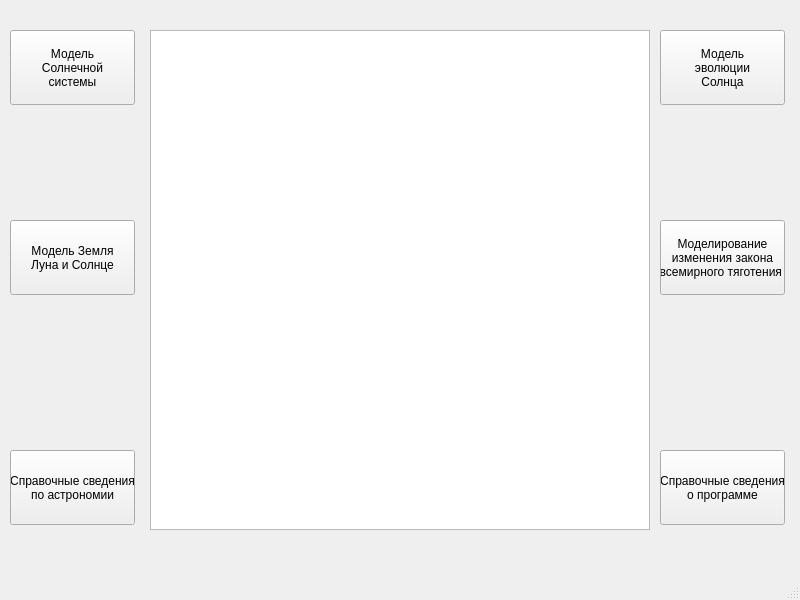
<?xml version="1.0" encoding="UTF-8"?>
<ui version="4.0">
 <class>MainWindow</class>
 <widget class="QMainWindow" name="MainWindow">
  <property name="geometry">
   <rect>
    <x>0</x>
    <y>0</y>
    <width>800</width>
    <height>600</height>
   </rect>
  </property>
  <property name="minimumSize">
   <size>
    <width>800</width>
    <height>600</height>
   </size>
  </property>
  <property name="maximumSize">
   <size>
    <width>800</width>
    <height>600</height>
   </size>
  </property>
  <property name="windowTitle">
   <string>Главное окно </string>
  </property>
  <widget class="QWidget" name="centralwidget">
   <widget class="QGraphicsView" name="graphicsView">
    <property name="geometry">
     <rect>
      <x>150</x>
      <y>30</y>
      <width>500</width>
      <height>500</height>
     </rect>
    </property>
   </widget>
   <widget class="QPushButton" name="pb_solar_system">
    <property name="geometry">
     <rect>
      <x>10</x>
      <y>30</y>
      <width>125</width>
      <height>75</height>
     </rect>
    </property>
    <property name="text">
     <string>Модель 
Солнечной 
системы</string>
    </property>
   </widget>
   <widget class="QPushButton" name="pb_earth_moon_sun">
    <property name="geometry">
     <rect>
      <x>10</x>
      <y>220</y>
      <width>125</width>
      <height>75</height>
     </rect>
    </property>
    <property name="text">
     <string>Модель Земля
Луна и Солнце</string>
    </property>
   </widget>
   <widget class="QPushButton" name="pb_info_ast">
    <property name="geometry">
     <rect>
      <x>10</x>
      <y>450</y>
      <width>125</width>
      <height>75</height>
     </rect>
    </property>
    <property name="text">
     <string>Справочные сведения 
по астрономии</string>
    </property>
   </widget>
   <widget class="QPushButton" name="pb_solar_evolution">
    <property name="geometry">
     <rect>
      <x>660</x>
      <y>30</y>
      <width>125</width>
      <height>75</height>
     </rect>
    </property>
    <property name="text">
     <string>Модель
эволюции 
Солнца</string>
    </property>
   </widget>
   <widget class="QPushButton" name="pb_change_g">
    <property name="geometry">
     <rect>
      <x>660</x>
      <y>220</y>
      <width>125</width>
      <height>75</height>
     </rect>
    </property>
    <property name="text">
     <string>Моделирование 
изменения закона 
всемирного тяготения </string>
    </property>
   </widget>
   <widget class="QPushButton" name="pb_info">
    <property name="geometry">
     <rect>
      <x>660</x>
      <y>450</y>
      <width>125</width>
      <height>75</height>
     </rect>
    </property>
    <property name="text">
     <string>Справочные сведения
о программе</string>
    </property>
   </widget>
  </widget>
  <widget class="QMenuBar" name="menubar">
   <property name="geometry">
    <rect>
     <x>0</x>
     <y>0</y>
     <width>800</width>
     <height>21</height>
    </rect>
   </property>
  </widget>
  <widget class="QStatusBar" name="statusbar"/>
 </widget>
 <resources/>
 <connections/>
</ui>
